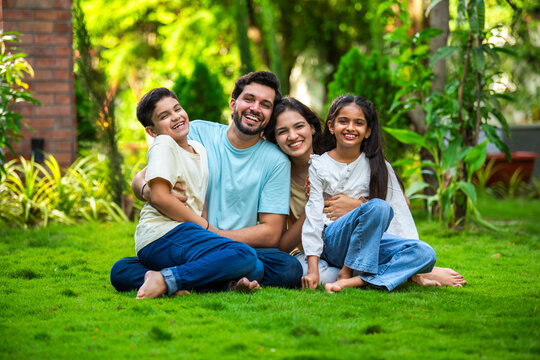
#> input picture Lab Programs/sample1.jpg, 540 x 360 px
$ python EXP20.py
#> lines starting #> are read from the running program, lines starting #| are printed output that depends on the picture; after the words box and inside, x2 and y2 are one past the last pixel; in counts of white or black regions, pixels touching at a corner belong together
import cv2

# Load Haar Cascade XML files
face_cascade = cv2.CascadeClassifier("haarcascade_frontalface_default.xml")
eye_cascade = cv2.CascadeClassifier("haarcascade_eye.xml")

# Read image
image = cv2.imread("sample1.jpg")
#> image is the input picture: shape (360, 540, 3); mean B, G, R 55.7, 134.5, 105.9

if image is None:
    print("Error: sample1.jpg not found!")
    exit()

# Convert to grayscale
gray = cv2.cvtColor(image, cv2.COLOR_BGR2GRAY)
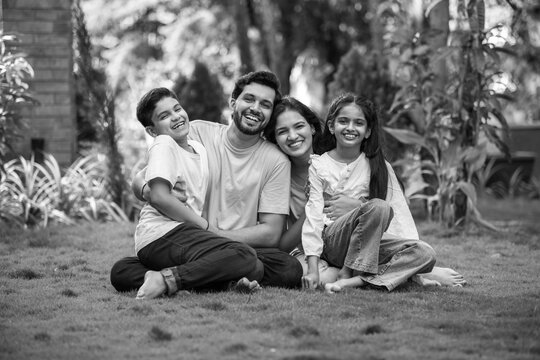
#> gray: shape (360, 540); min 0, max 255, mean 117

# Detect faces
faces = face_cascade.detectMultiScale(
    gray,
    scaleFactor=1.1,
    minNeighbors=5,
    minSize=(30,30)
)
#> faces = [[329, 104, 44, 44], [231, 82, 49, 49], [268, 110, 48, 48]]

# Detect eyes inside each face
for (x, y, w, h) in faces:

    cv2.rectangle(image, (x, y), (x+w, y+h), (0,255,0), 2)

    roi_gray = gray[y:y+h, x:x+w]
    roi_color = image[y:y+h, x:x+w]

    eyes = eye_cascade.detectMultiScale(
        roi_gray,
        scaleFactor=1.1,
        minNeighbors=5
    )

    for (ex, ey, ew, eh) in eyes:
        cv2.rectangle(
            roi_color,
            (ex, ey),
            (ex+ew, ey+eh),
            (255,0,0),
            2
        )
#> this loop made 3 passes
#> pass 1, `roi_gray = gray[y:y+h, x:x+w]`:
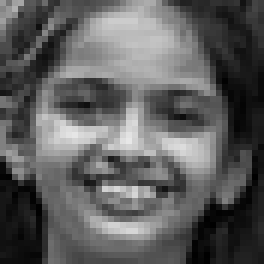
#> roi_gray: shape (44, 44) (shown 6 times larger); min 0, max 231, mean 93.5
#> pass 1, `roi_color = image[y:y+h, x:x+w]`:
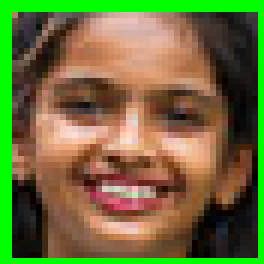
#> roi_color: shape (44, 44, 3) (shown 6 times larger); mean B, G, R 59.5, 110.7, 110.4
#> pass 2, `roi_color = image[y:y+h, x:x+w]`:
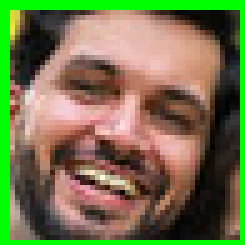
#> roi_color: shape (49, 49, 3) (shown 5 times larger); mean B, G, R 76, 116.2, 115.5
#> after the loop:
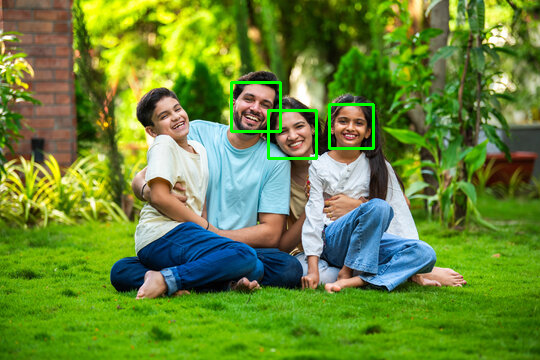
#> image: shape (360, 540, 3); 0.85% of pixels changed, all inside (x1, y1, x2, y2) = (230, 81, 375, 160)
#> after the loop:
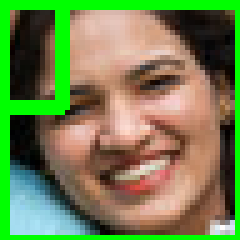
#> roi_color: shape (48, 48, 3) (shown 5 times larger); mean B, G, R 78.5, 131.1, 113
#> after the loop:
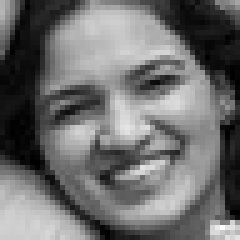
#> roi_gray: shape (48, 48) (shown 5 times larger); min 0, max 253, mean 109.7

# Display
cv2.imshow("Face and Eye Detection", image)

cv2.waitKey(0)
cv2.destroyAllWindows()
